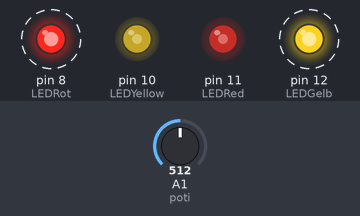
A sketch run on a simulated Arduino Uno, built with avr-gcc and run on an emulated ATmega328P. Shown: output pins drawn as LEDs (lit = HIGH). Dashed ring = blinking. The test bench sets the inputs (shaded band); at power-on: A1 (poti) = 512.

Above: at 1.25 s.
1.3 s: A1 (poti) set to 0
At 1.8 s:
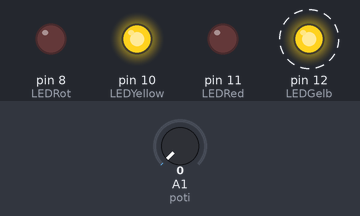
4.3 s: A1 (poti) set to 20
At 4.8 s:
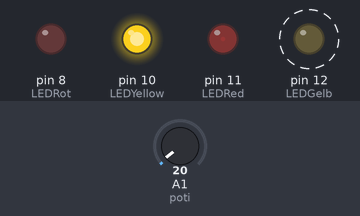
7.3 s: A1 (poti) set to 511
At 7.64 s:
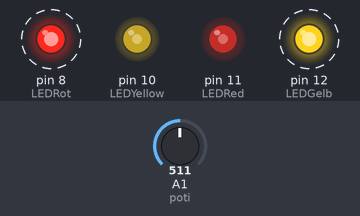
10.3 s: A1 (poti) set to 306
At 10.81 s:
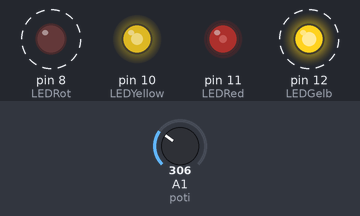
13.3 s: A1 (poti) set to 122
At 14.0 s:
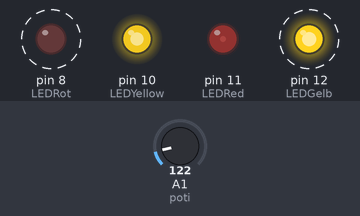
Timing chart, 0 to 17.3 s (numbered marks = the images above; inputs shaded):
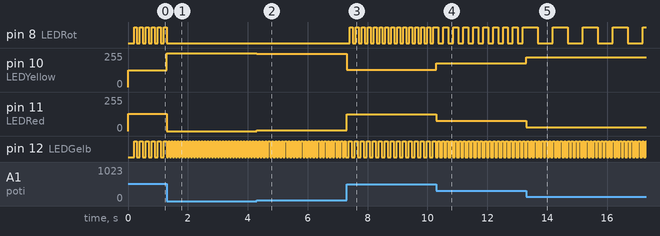

The sketch:

PWM4.ino
```cpp
/*================ E23 == Sose25/26 ==== LPr-Versuch 04 ==== Aufgabe 1d
 ZUSATZ (BiƩe nur und erst bearbeiten, wenn die Aufgaben zur RGB-LED-Farbsteuerung
vollständig und erfolgreich bearbeitet wurden – die Aufgabe 2 ist wichƟger!):
 Eine weitere rote LED (mit Vorwiderstand an D8) und eine weitere gelbe LED
 (mit Vorwiderstand an D12) sollen in Abhängigkeit von der PotenƟometereinstellung blinken:
- Schnelles Blinken wenn gleichfarbige LED hell;
- Langsames Blinken bzw. aus, ,wenn gleichfarbige LED dunkel.
**************************************************************************
**************************************************************************/
const int LEDRed = 11;     // Rote LED pin als D11 pwm
const int LEDYellow = 10;  // Gelbe LED pin als D10 pwm
const int poti = A1;       // Potentiometer pin als A1
//LEDs zu blinken
const int LEDRot = 8;    // Rote LED pin als D8
const int LEDGelb = 12;  // Gelbe LED pin als D12
unsigned long startTimeRot = millis();
unsigned long startTimeGelb = millis();
bool zustandRot = HIGH;
bool zustandGelb = HIGH;


void setup() {
  // put your setup code here, to run once:
  pinMode(poti, INPUT);
  pinMode(LEDRed, OUTPUT);
  pinMode(LEDYellow, OUTPUT);
  pinMode(LEDRot, OUTPUT);
  pinMode(LEDGelb, OUTPUT);
}

void loop() {
  // put your main code here, to run repeatedly:
  int analogWert = analogRead(poti);
  /* Map die 10bits Eingang zu 8bits Ausgang
  int pwm = map(analogWert, 0, 1023, 0, 255);
  Das war alte Code zu 10bit auf 8bit zubringen. Ich habe KI leistungsfähigere Code gefragt und er hat bit shifting vorgeschlagt.
  Da die Arduino nicht so stärke Rechnung Leistung hat, dauert die map Funktion mehrere Takte, bis es fertig ist. Anderer seite
  shift Operation wurde schnell durch ALU physisich durchgeführt*/
  int pwmRot = analogWert >> 2;  //Shift die 10bits auf 8bits. Das entspricht die Wert zu 4 dividieren.
  int pwmGelb = 255 - pwmRot;
  // Gib die entsprechende PWM signal
  analogWrite(LEDRed, pwmRot);
  analogWrite(LEDYellow, pwmGelb);
  //Blink rote LED
  if (pwmRot < 10) {  // wenn die PWM LED unter eine Scwellwert, wurde normale LED ausgeschaltet
    digitalWrite(LEDRot, LOW);
  } else {
    // Frequenz von 1Hz (langsam) bis 10Hz (schnell)
    int freqRot = map(pwmRot, 10, 255, 1, 10);
    // Periode berechnen:
    // T = 1/f, da wir halbe periode brauchen und zwar in milisekunden, es ist 500/f
    int intervalRot = 500 / freqRot;
    if (millis() - startTimeRot >= intervalRot){
      startTimeRot = millis();
      zustandRot = !zustandRot;
      digitalWrite(LEDRot, zustandRot);
    }
  }
  //Blink gelbe LED, gleich wie rot
  if (pwmGelb < 10) {
    digitalWrite(LEDGelb, LOW);
  } else {
    int freqGelb = map(pwmGelb, 10, 255, 1, 10);
    int intervalGelb = 500 / freqGelb;
    if (millis() - startTimeGelb >= intervalGelb){
      startTimeGelb = millis();
      zustandGelb = !zustandGelb;
      digitalWrite(LEDGelb, zustandGelb);
    }
  }
}
```

Measured:
- after the input at 1.3 s, pin 8 (LEDRot): goes on until 1.3 s, then stays LOW; pin 10 (LEDYellow): 127/255 → 255/255 at once; pin 11 (LEDRed): 128/255 → 0/255 at once; pin 12 (LEDGelb): alternates HIGH for 0.05 s and LOW for 0.05 s, starting after 0.05 s
- after the input at 4.3 s, pin 10 (LEDYellow): 255/255 → 250/255 at once; pin 11 (LEDRed): 0/255 → 5/255 at once
- after the input at 7.3 s, pin 8 (LEDRot): alternates HIGH for 0.10 s and LOW for 0.10 s, starting after 0.10 s; pin 10 (LEDYellow): 250/255 → 128/255 at once; pin 11 (LEDRed): 5/255 → 127/255 at once; pin 12 (LEDGelb): alternates HIGH for 0.10 s and LOW for 0.10 s, starting after 0.08 s
- after the input at 10.3 s, pin 8 (LEDRot): alternates HIGH for 0.17 s and LOW for 0.17 s, starting after 0.07 s; pin 10 (LEDYellow): 128/255 → 179/255 at once; pin 11 (LEDRed): 127/255 → 76/255 at once; pin 12 (LEDGelb): alternates HIGH for 0.07 s and LOW for 0.07 s, starting after 0.12 s
- after the input at 13.3 s, pin 8 (LEDRot): alternates HIGH for 0.50 s and LOW for 0.50 s, starting after 0.39 s; pin 10 (LEDYellow): 179/255 → 225/255 at once; pin 11 (LEDRed): 76/255 → 30/255 at once
- by itself, pin 8 (LEDRot), pin 12 (LEDGelb): alternates HIGH for 0.10 s and LOW for 0.10 s
